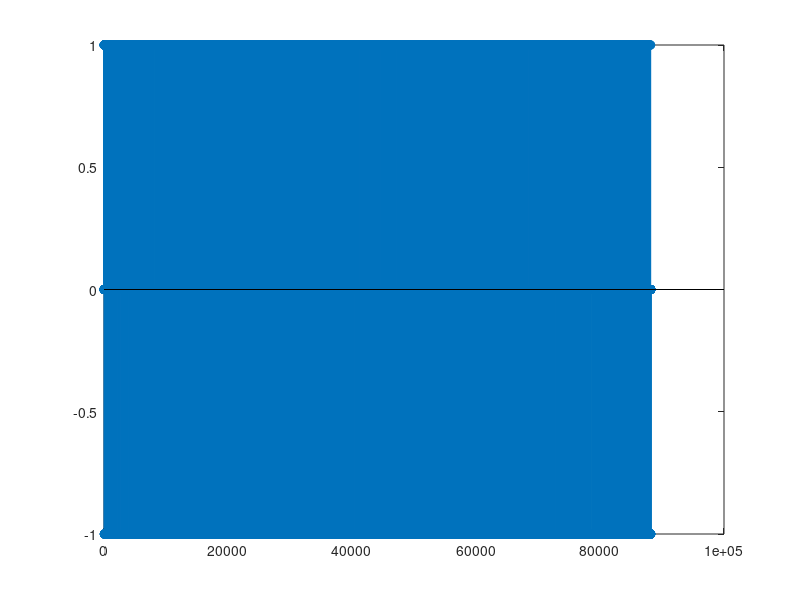

Write the MATLAB code that produced this figure. (Note: this script raises an error after producing the figure.)
%%%%% ELEC-E5620 Audio Signal Processing Demo Project %%%%%
%%%%% Filtered Velvet Noise Reverberation Algorithm %%%%%
clear all; close all; clc;
addpath('./audio');

%% 1. Velvet noise generation 

fs = 44100;
Nd = 2205;      % Pulse density: pulses/sec
% fs = 100;
% Nd = 5;      % Pulse density: pulses/sec
Td = fs/Nd;     % Avg distance btw impulses, in samples
sec = 2;        % Velvet noise duration
samp = fs*sec;  % Num samples
puls = Nd*sec;   % Num pulses

s = zeros(fs*sec,1);
m = 0:puls-1;   % Pulse counter

k = round(m*Td + rand(size(m))*(Td-1)); % Impulse positions
s(k) = 2*round(rand(size(m)))-1;

%% 2. Dark Velvet noise

% Create dark velvet noise with pulse width
m = 0:puls-1;
w_min = 1;
w_max = round(0.50*Td);
w = round(rand(size(m))*(w_max-w_min) + w_min);
k = round(m*Td + rand(size(m)).*(Td-w));
s_m = 2*round(rand(size(m)))-1;

dvn = zeros(fs*sec,1);
for i = 0:samp-1
    m_ = floor(i/Td)+1;
    n = i+1;
    if k(m_) <= n && n < k(m_) + w(m_)
        dvn(n) = s_m(m_);
    end
end

stem(dvn)

%% Exponential decay envelope

t60 = 2; % 2 seconds reverberation
dvn_env = applyExponentialDecay(t60, dvn, fs);
plot(dvn_env)

[inSig, ~] = audioread("gunshot_dry.wav");
gunshot_reverb = [conv(inSig(:,1),dvn_env), conv(inSig(:,2),dvn_env)] ;

%% 3. Filtered Velvet Noise FVN Reverberation Algorithm

% FVN reverb algo divides the RIR into short non-overlapping segments and
% approximates each segment as filtered white noise. Velvet noise is used
% instead of standard white noise.

% Block diagram
%


dsfasdfsdf
